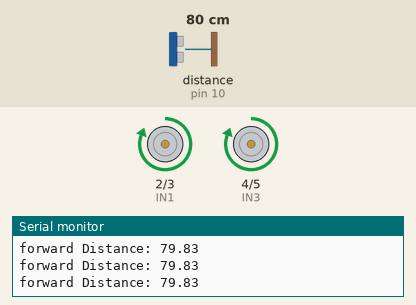
A sketch run on a simulated Arduino Uno, built with avr-gcc and run on an emulated ATmega328P. On the bench: motor-driver pin pairs drawn as motors (green arrow = first pin HIGH = forward, orange = second pin HIGH = backward, longer = more drive, scaled by the enable pin), the last lines printed to the serial monitor. Wiring (inferred from the names in the program): ultrasonic range finder: trigger pin 11; echo pin 10. The inputs (shaded band) are chosen by the test bench; at power-on: distance to the obstacle (sensor on pin 10) 80 cm. The echo pulse lasts 58.3 µs per cm.

Above: at 1.2 s.
1.3 s: distance to the obstacle (sensor on pin 10) set to 34 cm
4.3 s: distance to the obstacle (sensor on pin 10) set to 28 cm
At 5.5 s:
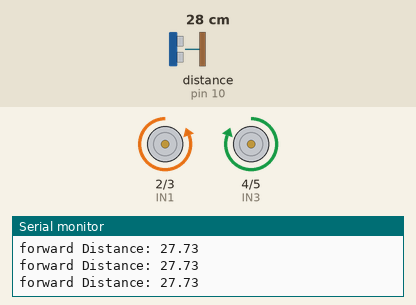
5.8 s: distance to the obstacle (sensor on pin 10) set to 35 cm
At 7.1 s:
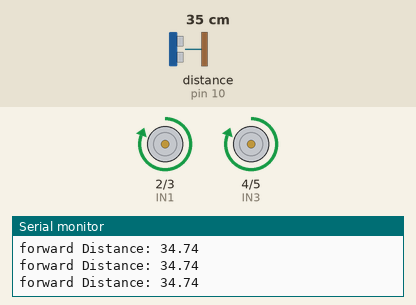
7.4 s: distance to the obstacle (sensor on pin 10) set to 2 cm
At 8.1 s:
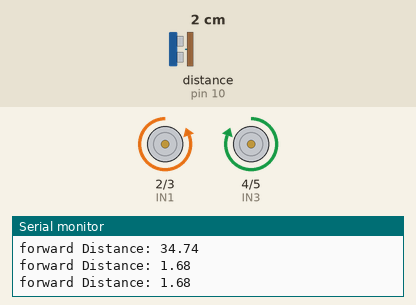
Timing chart, 0 to 9.9 s (numbered marks = the images above; inputs shaded):
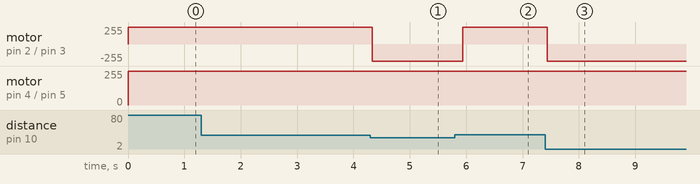

The sketch:

Obstacle_Avoiding_Car_Project.ino
```cpp
/*
Code by: www.munphurid.com
M.Hashir

This is a code for OBSTACLE FOLLOWING CAR.. It only moves forward if it has something is infront of it....
It follows your around.

Hardware:
Is bought from www.munphurid.com
-Arduino UNO
-Motor driver module L298N
-Light weight 3 wheeler chassis
-HC SR-04 ULTRASONIC SENSOR MODULE
-7V to 12V battery
-10 male to female wires

Connections:
Motor driver module and Arduino
-Connect IN1 to pin 8 of Arduino
-Connect IN2 to pin 13 of Arduino
-Connect IN3 to pin 9 of Arduino
-Connect IN4 to pin 6 of Arduino
-Connect ENA to pin 2 of Arduino
-Connect ENB to pin 7 of Arduino
-Connect 5V of module to 5V of Arduino
-Connect GND of module to GND of Arduino


Ultrasonic sensor module module and Arduino
-Connect ECHO of Ultrasonic sensor module to pin 10 of Arduino
-Connect TRIGGER of Ultrasonic sensor module to pin 11 of Arduino
-Connect VCC of Ultrasonic sensor module to 5V of Arduino
-Connect GND of Ultrasonic sensor module to GND of Arduino

Motors
Connect motors to motor driver module

Battery and all circuits
-Connect +ve wire of battery to 12V of motor driver module
-Connect -ve wire of battery to GND of motor driver module
*/


#define IN1 2      //IN1
#define IN2 3        //IN2
#define ENA 7          //ENA
#define ENB 6        //ENB
#define IN3 4          //IN3
#define IN4 5          //IN4
#define trigger 11      //Trigger
#define echo 10        //Echo


void stopm(void);
void forward(void);
void inputs(void);
void sharpright(void);

int duration;
float distance;

void setup(void)
{
  Serial.begin (9600);
  pinMode(trigger, OUTPUT);
  pinMode(echo, INPUT);
  pinMode(IN1 ,OUTPUT);
  pinMode(IN2,OUTPUT);
  pinMode(IN3,OUTPUT);
  pinMode(IN4,OUTPUT);
  pinMode(ENA,OUTPUT);
  pinMode(ENB,OUTPUT);
  digitalWrite(ENA,HIGH);
  digitalWrite(ENB,HIGH);
 }


void loop(void) {
 inputs();
if(distance<30){
 stopm();
 sharpright();
 }
else
{
forward();
}
}


void forward(void)
{
  digitalWrite(IN1, HIGH);
  digitalWrite(IN2, LOW);
  digitalWrite(IN3, HIGH);
  digitalWrite(IN4, LOW);
}


void sharpright()
{
  digitalWrite(IN1, LOW);
  digitalWrite(IN2, HIGH);
  digitalWrite(IN3, HIGH);
  digitalWrite(IN4, LOW);
  delay(400);
}


void stopm(void)
{
  digitalWrite(IN1, LOW);
  digitalWrite(IN2, LOW);
  digitalWrite(IN3, LOW);
  digitalWrite(IN4, LOW);
}


void inputs()
{
      digitalWrite(trigger, LOW);
      delayMicroseconds(2);
      digitalWrite(trigger, HIGH);
      delayMicroseconds(10);
      digitalWrite(trigger, LOW);
      duration = pulseIn(echo, HIGH);
      distance = (duration / 2) / 29.1;
      digitalWrite(trigger, LOW);

      Serial.print("forward Distance: ");
      Serial.println(distance);
}
```

Measured:
- the behaviour switches between 31 and 30 cm on distance to the obstacle (sensor on pin 10) (found by bisection; images 0 and 1)
- after the input at 4.3 s, motor on pin 2 (IN1) / pin 3 (IN2): forward 255/255 → backward 255/255 at once
- after the input at 5.8 s, motor on pin 2 (IN1) / pin 3 (IN2): backward 255/255 → forward 255/255 after 0.14 s
- after the input at 7.4 s, motor on pin 2 (IN1) / pin 3 (IN2): forward 255/255 → backward 255/255 at once
